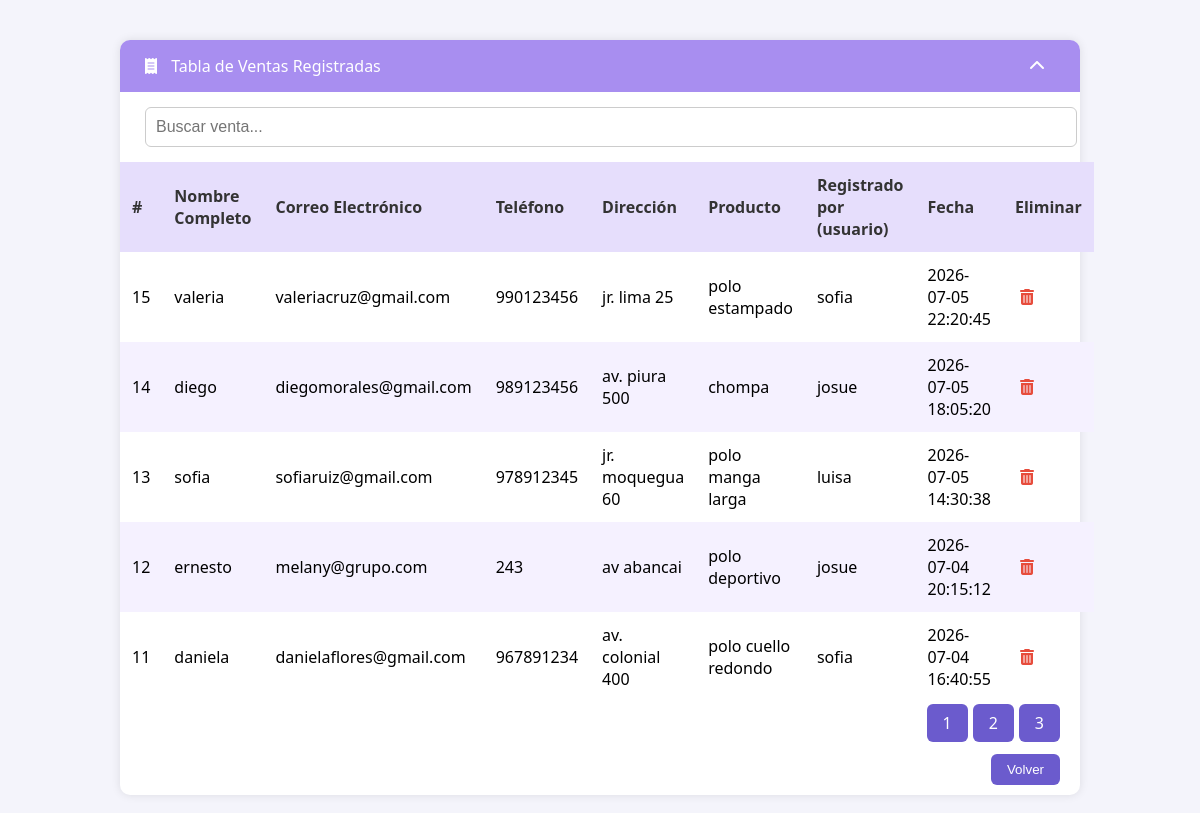
The app's page /reguistroventa.php with its own data.
### tables this page shows
CREATE TABLE `ventas` (
  `id` int NOT NULL,
  `nombre` varchar(100) DEFAULT NULL,
  `correo` varchar(100) DEFAULT NULL,
  `telefono` varchar(20) DEFAULT NULL,
  `direccion` text,
  `producto` varchar(200) DEFAULT NULL,
  `usuario` varchar(100) DEFAULT NULL,
  `fecha` timestamp NULL DEFAULT CURRENT_TIMESTAMP
);

### reguistroventa.php (the view, shortened to what this page needs)
<!DOCTYPE html>
<html lang="es">
<head>
    <link rel="stylesheet" href="https://cdnjs.cloudflare.com/ajax/libs/font-awesome/6.5.0/css/all.min.css">
</head>
<body>
<div class="container">
    <div class="header">
        <div><i class="fas fa-receipt"></i> Tabla de Ventas Registradas</div>
        <i class="fas fa-chevron-up"></i>
    </div>
    <div class="search-box">
        <input type="text" id="search" placeholder="Buscar venta..." onkeyup="buscar()">
    </div>
    <table>
        <thead>
            <tr>
                <th>#</th>
                <th>Nombre Completo</th>
                <th>Correo Electrónico</th>
                <th>Teléfono</th>
                <th>Dirección</th>
                <th>Producto</th>
                <th>Registrado por (usuario)</th>
                <th>Fecha</th>
                <th>Eliminar</th>
            </tr>
        </thead>
        <tbody>
        <?php
        $conn = new mysqli("localhost", "root", "", "textil_db");
        $por_pagina = 5;
        $pagina = isset($_GET['pagina']) ? intval($_GET['pagina']) : 1;
        $inicio = ($pagina - 1) * $por_pagina;
        $total_resultados = $conn->query("SELECT COUNT(*) AS total FROM ventas")->fetch_assoc()['total'];
        $total_paginas = ceil($total_resultados / $por_pagina);
        $resultado = $conn->query("SELECT * FROM ventas ORDER BY fecha DESC LIMIT $inicio, $por_pagina");
        if ($resultado->num_rows > 0) {
            while ($fila = $resultado->fetch_assoc()) {
                echo "<tr>";
                echo "<td>" . $fila['id'] . "</td>";
                echo "<td>" . htmlspecialchars($fila['nombre']) . "</td>";
                echo "<td>" . htmlspecialchars($fila['correo']) . "</td>";
                echo "<td>" . htmlspecialchars($fila['telefono']) . "</td>";
                echo "<td>" . htmlspecialchars($fila['direccion']) . "</td>";
                echo "<td>" . htmlspecialchars($fila['producto']) . "</td>";
                echo "<td>" . htmlspecialchars($fila['usuario']) . "</td>";
                echo "<td>" . htmlspecialchars($fila['fecha']) . "</td>";
                echo "<td class='actions'>
                        <a href='?eliminar=" . $fila['id'] . "' onclick=\"return confirm('¿Eliminar esta venta?');\">
                            <i class='fas fa-trash-alt'></i>
                        </a>
                      </td>";
                echo "</tr>";
            }
        } else {
            echo "<tr><td colspan='9'>No hay ventas registradas.</td></tr>";
        }
        ?>
        </tbody>
    </table>
    <div class="pagination">
        <?php
        for ($i = 1; $i <= $total_paginas; $i++) {
            echo "<a href='?pagina=$i'>$i</a>";
        }
        ?>
    </div>
    <div class="footer">
        <button onclick="window.location.href='dashboardventas.php'">Volver</button>
    </div>
</div>
</body>
</html>

### reguistroventa.php (style rules this page uses)
body { font-family: 'Segoe UI', sans-serif; margin: 0; padding: 0; background-color: #f4f4fb; }
.header { background-color: #a88ef0; color: white; padding: 15px 25px; display: flex; align-items: center; justify-content: space-between; border-radius: 10px 10px 0 0; }
.header i { margin-right: 10px; }
.container { width: 80%; max-width: 1100px; margin: 40px auto; background-color: white; box-shadow: 0 0 10px rgba(0, 0, 0, 0.1); border-radius: 10px; }
table { width: 100%; border-collapse: collapse; }
th, td { padding: 12px; text-align: left; }
th { background-color: #e6defc; color: #333; }
tr:nth-child(even) { background-color: #f5f1ff; }
.actions i { margin: 0 5px; cursor: pointer; color: #e74c3c; }
.footer, .pagination { text-align: right; padding: 10px 20px; }
.footer button, .pagination a { background-color: #6b5bcd; color: white; border: none; padding: 8px 16px; border-radius: 6px; cursor: pointer; text-decoration: none; margin-left: 5px; }
.search-box { padding: 15px 25px; }
.search-box input { width: 100%; padding: 10px; border: 1px solid #ccc; border-radius: 6px; font-size: 16px; }

### records on screen
ventas: id "15", nombre "valeria", correo "valeriacruz@gmail.com", telefono "990123456", direccion "jr. lima 25", producto "polo estampado", usuario "sofia", fecha "2026-07-05 22:20:45"
ventas: id "14", nombre "diego", correo "diegomorales@gmail.com", telefono "989123456", direccion "av. piura 500", producto "chompa", usuario "josue", fecha "2026-07-05 18:05:20"
ventas: id "13", nombre "sofia", correo "sofiaruiz@gmail.com", telefono "978912345", direccion "jr. moquegua 60", producto "polo manga larga", usuario "luisa", fecha "2026-07-05 14:30:38"
ventas: id "12", nombre "ernesto", correo "melany@grupo.com", telefono "243", direccion "av abancai", producto "polo deportivo", usuario "josue", fecha "2026-07-04 20:15:12"
ventas: id "11", nombre "daniela", correo "danielaflores@gmail.com", telefono "967891234", direccion "av. colonial 400", producto "polo cuello redondo", usuario "sofia", fecha "2026-07-04 16:40:55"
